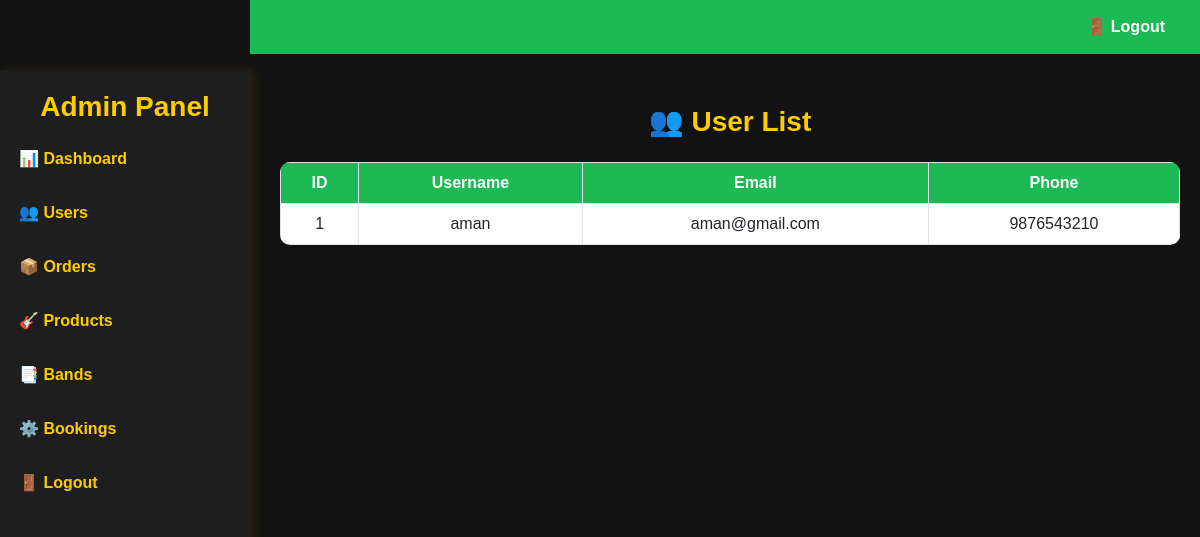
/users/, run on the app's committed database.
### app/models.py (models this page shows, shortened)
class Customer(models.Model):
    name = models.CharField(max_length=100)
    email = models.EmailField(unique=True)
    phone = models.PositiveBigIntegerField()
    password = models.CharField(max_length=255)
    location = models.CharField(max_length=255)

### app/views.py (the view)
# urls.py: path('users/',views.users,name='users'),
def users(request):
    usr=Customer.objects.all()
    return render(request,'admin/users.html',{'usr':usr})

### templates/admin/users.html (shortened to what this page needs)
<!DOCTYPE html>
<html lang="en">
<head>
    <link rel="stylesheet" href="https://cdn.jsdelivr.net/npm/bootstrap@5.3.0/dist/css/bootstrap.min.css">
</head>
<body>
    <div class="sidebar">
        <h3>Admin Panel</h3>
        <a href="../adminhome">📊 Dashboard</a>
        <a href="../users">👥 Users</a>
        <a href="../orders">📦 Orders</a>
        <a href="../products">🎸 Products</a>
        <a href="../bands">📑 Bands</a>
        <a href="../bookings">⚙️ Bookings</a>
        <a href="../logout">🚪 Logout</a>
    </div>
    <div class="top-navbar">
        <a href="../logout">🚪 Logout</a>
    </div>
    <div class="content">
        <h2 class="heading">👥 User List</h2>
        <table class="table table-bordered text-center">
            <thead>
                <tr>
                    <th>ID</th>
                    <th>Username</th>
                    <th>Email</th>
                    <th>Phone</th>
                </tr>
            </thead>
            <tbody>
                {% for u in usr %}
                <tr>
                    <td>{{ u.id }}</td>
                    <td>{{ u.name }}</td>
                    <td>{{ u.email }}</td>
                    <td>{{ u.phone }}</td>
                </tr>
                {% endfor %}
            </tbody>
        </table>
    </div>
</body>
</html>

### templates/admin/users.html (style rules this page uses)
body { background-color: #121212; color: #fff; font-family: 'Arial', sans-serif; }
.sidebar { width: 250px; height: 100vh; position: fixed; background: #1e1e1e; padding-top: 20px; box-shadow: 4px 0 10px rgba(255, 204, 0, 0.1); }
.sidebar h3 { text-align: center; color: #ffcc00; font-weight: bold; }
.sidebar a { display: block; color: #ffcc00; padding: 15px; text-decoration: none; font-weight: bold; transition: 0.3s; border-left: 4px solid transparent; }
.top-navbar { background: #1db954; padding: 15px; position: fixed; width: calc(100% - 250px); left: 250px; top: 0; z-index: 1000; display: flex; justify-content: flex-end; }
.top-navbar a { color: white; font-weight: bold; text-decoration: none; margin-right: 20px; }
.content { margin-left: 260px; margin-top: 70px; padding: 20px; }
.heading { text-align: center; font-size: 28px; font-weight: bold; color: #ffcc00; padding: 15px; }
.table { background-color: #1e1e1e; color: #ffcc00; border-radius: 10px; overflow: hidden; }
.table th { background: #1db954; color: white; text-align: center; }
.table tbody tr { transition: all 0.3s; }

### data on the page
Customer: id "1", name "aman", email "aman@gmail.com", phone "9876543210"
